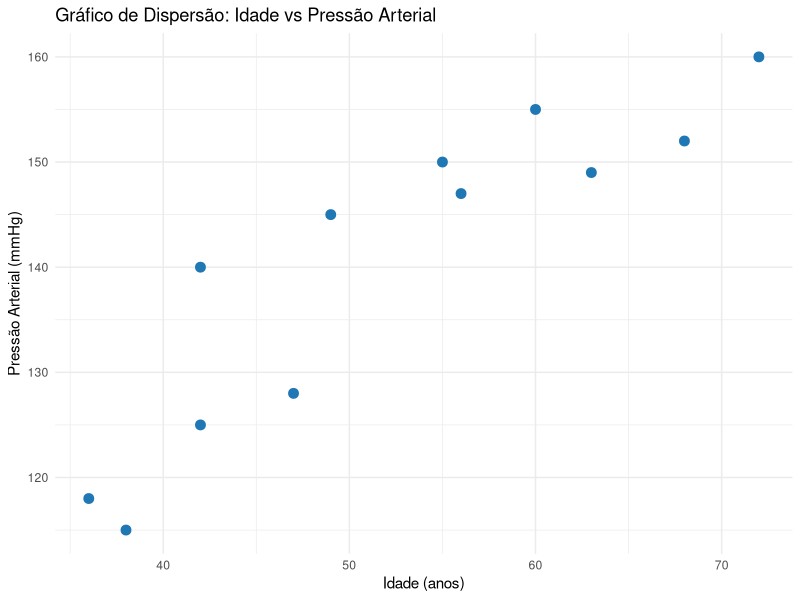
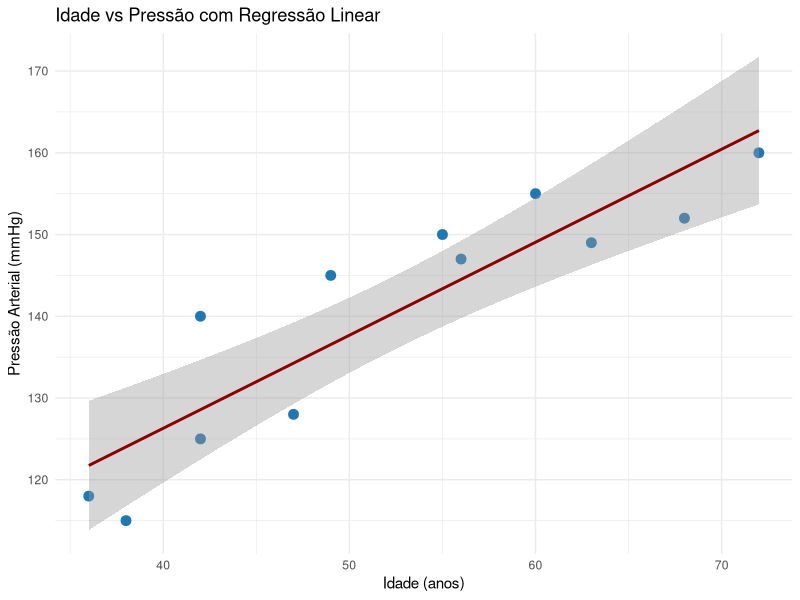
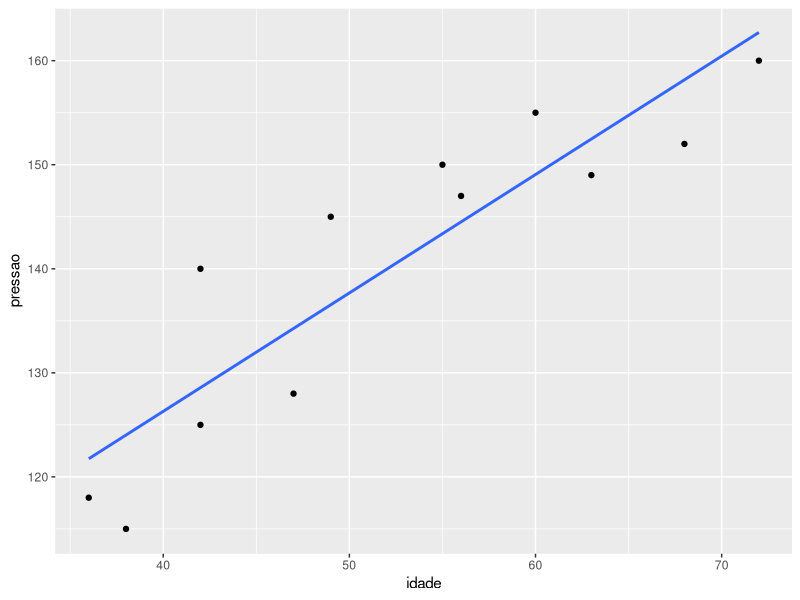

The R script that drew these images, in order:
# Ler o arquivo com separador ';' e decimal ','
dados <- read.csv2("pressao.csv", stringsAsFactors = FALSE)

# Converter colunas para numéricas (read.csv2 lê como texto por padrão)
dados$idade <- as.numeric(dados$idade)
dados$pressao <- as.numeric(dados$pressao)

# Visualizar as primeiras linhas
head(dados)

# Ler o arquivo com separador ';' e decimal ','
dados <- read.csv2("pressao.csv", stringsAsFactors = FALSE)

# Converter colunas para numéricas (read.csv2 lê como texto por padrão)
dados$idade <- as.numeric(dados$idade)
dados$pressao <- as.numeric(dados$pressao)

# Visualizar as primeiras linhas
head(dados)

#########################################################################
# - - - Grafico de dispersão

# Carregar o pacote ggplot2
library(ggplot2)

# Gráfico
ggplot(dados, aes(x = idade, y = pressao)) +
  geom_point(color = "#1f77b4", size = 3) +
  labs(
    title = "Gráfico de Dispersão: Idade vs Pressão Arterial",
    x = "Idade (anos)",
    y = "Pressão Arterial (mmHg)"
  ) +
  theme_minimal()
#########################################################################

# - - - Gráfico com Reta de regressão linear 
ggplot(dados, aes(x = idade, y = pressao)) +
  geom_point(color = "#1f77b4", size = 3) +
  geom_smooth(method = "lm", se = TRUE, color = "darkred") +
  labs(
    title = "Idade vs Pressão com Regressão Linear",
    x = "Idade (anos)",
    y = "Pressão Arterial (mmHg)"
  ) +
  theme_minimal()

###########################################################################
# - - - Outro gráfico com reta de regressão linear
ggplot(dados, aes(x = idade, y = pressao)) +
  geom_point() +
  geom_smooth(method = "lm", se = FALSE)

# - - - Correlação Linear de Pearson
cor(dados$idade, dados$pressao, method = "pearson")
